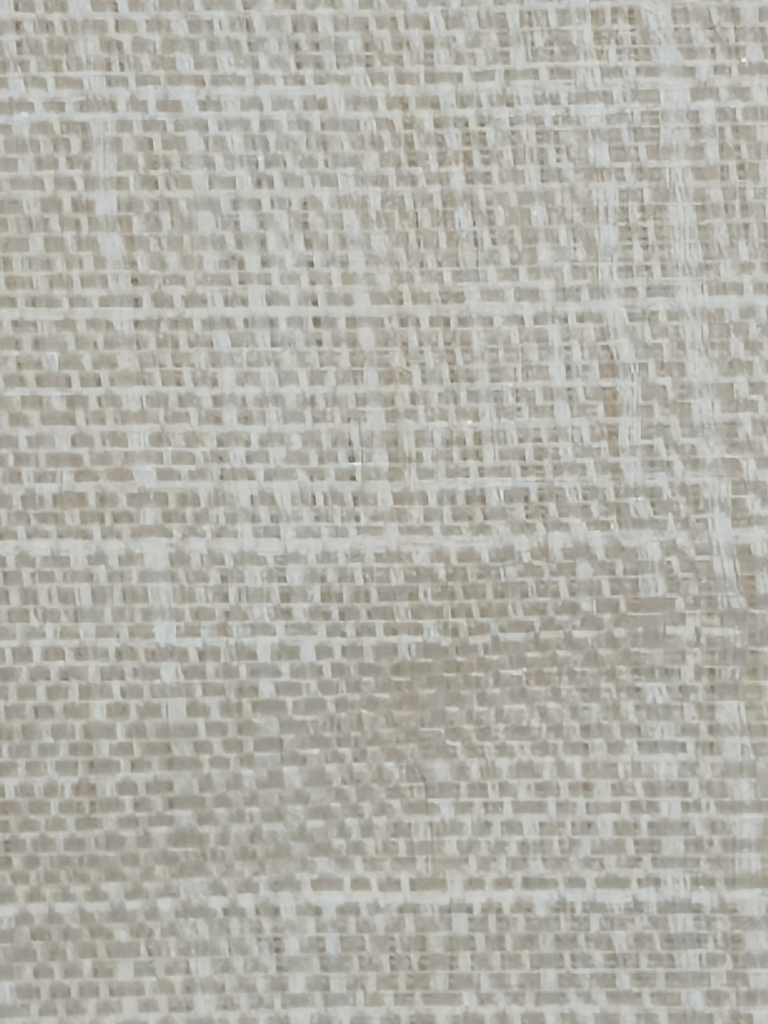
#> input picture Backend/dataset/cocoon/IMG_20260916_125820_1.jpg, 3072 x 4096 px (shown at 1/4 size); its folder holds only this picture in this run
$ python calibrate_camera_guidance.py
#> lines starting #> are read from the running program, lines starting #| are printed output that depends on the picture
#> in main, image is the input picture: PIL image 3072x4096 RGB; mean R, G, B 177.2, 176.1, 167.9
"""Measure the training photos with the same checks the phone camera guide uses.

The camera guide (Frontend/src/js/cameraGuidance.js) compares each live frame with
these numbers, so its "good distance" range matches the texture scale the CNN was
trained on. It does not measure physical distance.

Run from the project root:

    python "Backend/machine learning/calibrate_camera_guidance.py"

It prints per-class statistics, a zoom check (the same photos simulated closer and
farther), and suggested threshold values for CAMERA_GUIDANCE_CONFIG. Nothing is
modified.
"""

from __future__ import annotations

import sys
from pathlib import Path

import numpy as np
from PIL import Image

ROOT = Path(__file__).resolve().parents[2]
DATASET_DIR = ROOT / "Backend" / "dataset"
CLASSES = ["cocoon", "jusi", "pina"]

# Must match CAMERA_GUIDANCE_CONFIG.ANALYSIS_SIZE / GRID_CELLS / GLARE_LEVEL in JS.
ANALYSIS_SIZE = 224
GRID_CELLS = 4
GLARE_LEVEL = 250


def luma(image: Image.Image) -> np.ndarray:
    """Same 224x224 view as cameraGuidance.js: halve in steps, then a final resize."""
    image = image.convert("RGB")
    width, height = image.size
#> width = 3072; height = 4096
    while width > 2 * ANALYSIS_SIZE or height > 2 * ANALYSIS_SIZE:
        width = max(ANALYSIS_SIZE, round(width / 2))
        height = max(ANALYSIS_SIZE, round(height / 2))
        image = image.resize((width, height), Image.Resampling.BOX)
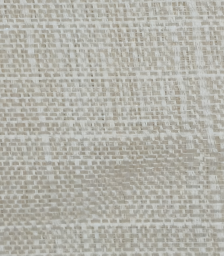
#> image: PIL image 224x256 RGB; mean R, G, B 179.1, 178, 169.7
    rgb = np.asarray(
        image.resize((ANALYSIS_SIZE, ANALYSIS_SIZE), Image.Resampling.BILINEAR),
        dtype=np.float32,
    )
    return 0.299 * rgb[..., 0] + 0.587 * rgb[..., 1] + 0.114 * rgb[..., 2]


def gradient_map(y: np.ndarray) -> np.ndarray:
    return np.abs(y[:-1, 1:] - y[:-1, :-1]) + np.abs(y[1:, :-1] - y[:-1, :-1])
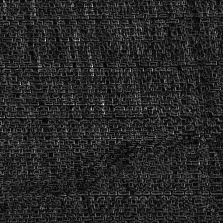
#> returned value: shape (223, 223) float32; min 0, max 97.8, mean 15.1; drawn with min black and max white


def measure(y: np.ndarray) -> dict:
    g = gradient_map(y)
    texture = float(g.mean())
#> texture = 15.14

    half = y.reshape(ANALYSIS_SIZE // 2, 2, ANALYSIS_SIZE // 2, 2).mean(axis=(1, 3))
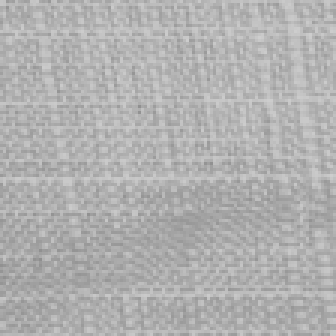
#> half: shape (112, 112) float32 (shown 3 times larger); min 143.8, max 206.6, mean 177.4
    coarse = float(gradient_map(half).mean())
#> in gradient_map (call 2), `return np.abs(y[:-1, 1:] - y[:-1, :-1]) + np.abs(y[1:, :-1] - y[:-1, :..`:
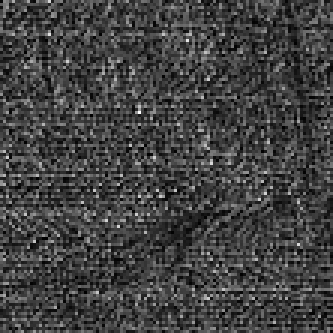
#> returned value: shape (111, 111) float32 (shown 3 times larger); min 0.0795, max 74.86, mean 19.4; drawn with min black and max white
#> coarse = 19.45
    scale = coarse / (2 * texture) if texture > 1e-6 else 0.0
#> scale = 0.642

    lap = (
        4 * y[1:-1, 1:-1] - y[:-2, 1:-1] - y[2:, 1:-1] - y[1:-1, :-2] - y[1:-1, 2:]
    )
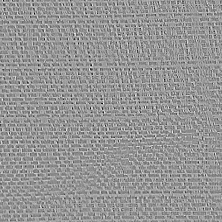
#> lap: shape (222, 222) float32; min -127.1, max 88.48, mean 0; drawn with min black and max white

    size = g.shape[0]
#> size = 223
    cells = []
    for row in range(GRID_CELLS):
        for col in range(GRID_CELLS):
            y0, y1 = row * size // GRID_CELLS, (row + 1) * size // GRID_CELLS
            x0, x1 = col * size // GRID_CELLS, (col + 1) * size // GRID_CELLS
            cells.append(float(g[y0:y1, x0:x1].mean()))
#> after the loop, cells = [15.62, 15.56, 16.15, 14.48, 15.97, 15.93, 16, 14.52, 15.72, 15.77, 14.75, 14.39, 14.36, 13.66, 14.83, 14.57]

    return {
        "brightness": float(y.mean()),
        "glare": float((y >= GLARE_LEVEL).mean()),
        "texture": texture,
        "scale": scale,
        "sharpness": float(lap.var()),
        "min_cell_texture": min(cells),
    }


def zoomed(image: Image.Image, factor: float) -> Image.Image:
    """Simulate the same textile photographed closer (>1) or farther (<1)."""
    width, height = image.size
    if factor >= 1:
        crop_w, crop_h = int(width / factor), int(height / factor)
        left, top = (width - crop_w) // 2, (height - crop_h) // 2
        return image.crop((left, top, left + crop_w, top + crop_h))
    tiles = int(np.ceil(1 / factor))
    small = image.resize((int(width * factor), int(height * factor)), Image.Resampling.LANCZOS)
    canvas = Image.new("RGB", (small.width * tiles, small.height * tiles))
    for row in range(tiles):
        for col in range(tiles):
            canvas.paste(small, (col * small.width, row * small.height))
    return canvas.crop((0, 0, width, height))


def percentiles(values: list[float]) -> str:
    p = np.percentile(values, [1, 5, 50, 95, 99])
    return "  ".join(f"p{q}={v:8.3f}" for q, v in zip([1, 5, 50, 95, 99], p))


def main() -> int:
    if hasattr(sys.stdout, "reconfigure"):
        sys.stdout.reconfigure(encoding="utf-8")

    rows: dict[str, list[dict]] = {name: [] for name in CLASSES}
    zoom_rows: dict[float, list[float]] = {0.5: [], 0.7: [], 1.0: [], 1.4: [], 2.0: []}

    for class_name in CLASSES:
        paths = sorted(
            p
            for p in (DATASET_DIR / class_name).iterdir()
            if p.suffix.lower() in {".jpg", ".jpeg", ".png"}
        )
        for index, path in enumerate(paths):
            with Image.open(path) as image:
                image = image.convert("RGB")
                rows[class_name].append(measure(luma(image)))
                if index % 5 == 0:
                    for factor in zoom_rows:
                        zoom_rows[factor].append(measure(luma(zoomed(image, factor)))["scale"])
#> this loop made 5 passes
#> pass 1, in luma (call 2), `image = image.convert("RGB")`:
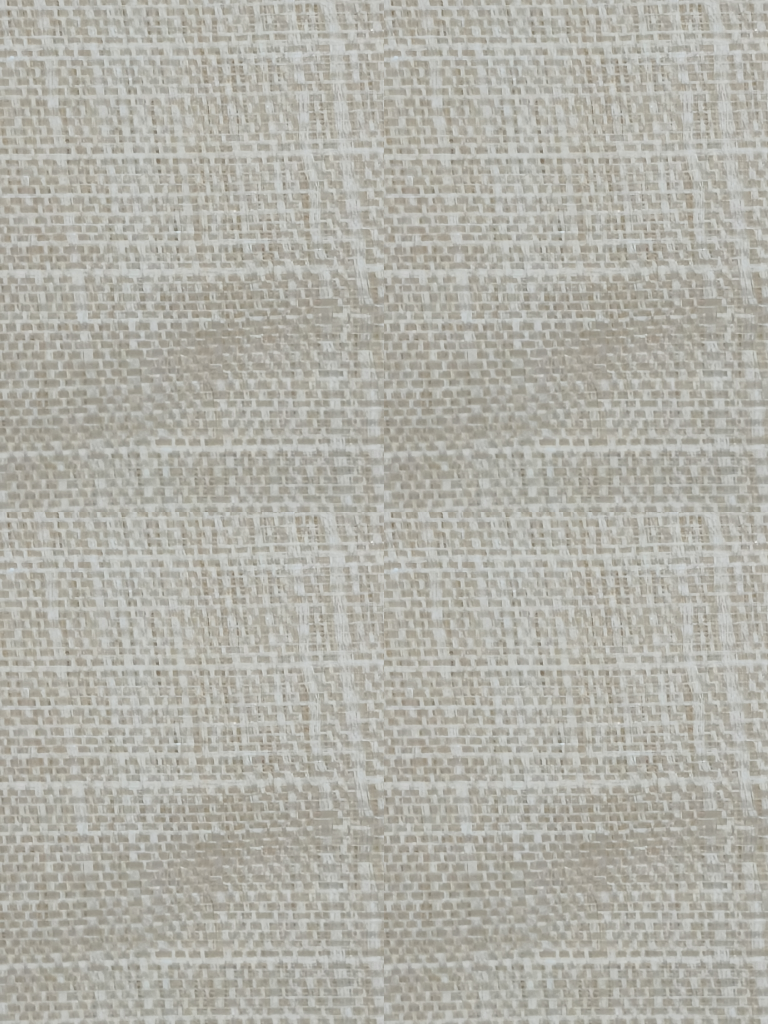
#> image: PIL image 3072x4096 RGB (shown at 1/4 size); mean R, G, B 177.2, 176.1, 167.9
#> pass 1, in luma (call 2), `rgb = np.asarray( image.resize((ANALYSIS_SIZE, ANALYSIS_SIZE), Image.R..`:
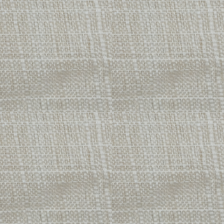
#> rgb: shape (224, 224, 3) float32; mean R, G, B 179.1, 178.1, 169.8
        print(f"Measured {len(paths)} {class_name} photos", flush=True)
#> pass 2 of the loop in main, `for class_name in CLASSES:`:
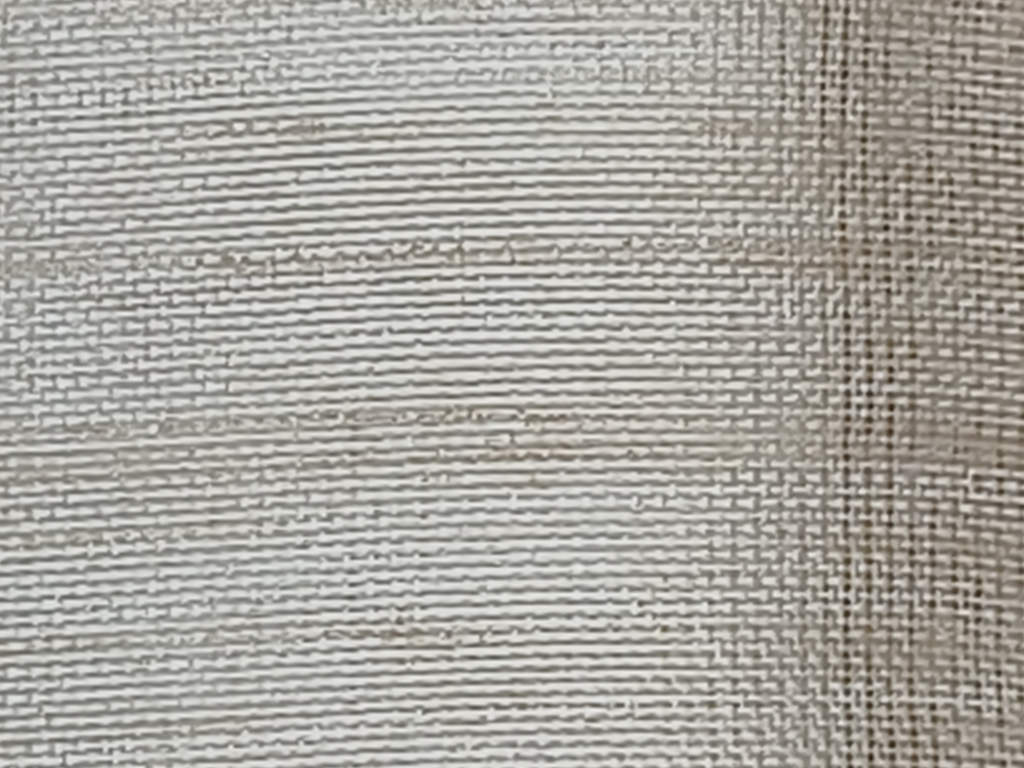
#> input picture Backend/dataset/jusi/IMG_20260916_124831.jpg, 4096 x 3072 px (shown at 1/4 size)
#> in main, image is the input picture: PIL image 4096x3072 RGB; mean R, G, B 168.8, 166.5, 159.8
#> texture = 44.58
#> coarse = 41.58
#> scale = 0.466
#> in measure (call 7), `lap = ( 4 * y[1:-1, 1:-1] - y[:-2, 1:-1] - y[2:, 1:-1] - y[1:-1, :-2] ..`:
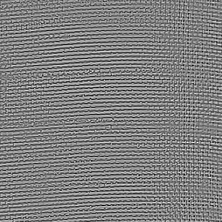
#> lap: shape (222, 222) float32; min -214, max 213.2, mean 0; drawn with min black and max white
#> after the loop in measure (call 7), `for row in range(GRID_CELLS):`: cells = [41.71, 43.29, 39.49, 39.2, 44.16, 52.27, 49.73, 42.03, 41.77, 45.1, 45.02, 42.87, 44.98, 48.53, 49.72, 43.06]
#> the loop in main, `for factor in zoom_rows:` made 5 passes
#> (texture in measure, coarse in measure, scale in measure) on passes 1 to 5: (38.22, 12.66, 0.166), (46.35, 20.15, 0.217), (44.58, 41.58, 0.466), (36.27, 48.51, 0.669), (30.57, 49.91, 0.816)
#> pass 1, in luma (call 8), `rgb = np.asarray( image.resize((ANALYSIS_SIZE, ANALYSIS_SIZE), Image.R..`:
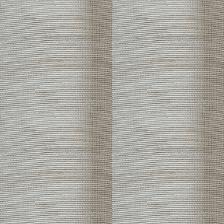
#> rgb: shape (224, 224, 3) float32; mean R, G, B 170.7, 168.5, 161.8

    everything = [row for class_rows in rows.values() for row in class_rows]
    for metric in ["scale", "sharpness", "brightness", "glare", "texture", "min_cell_texture"]:
        print(f"\n{metric}")
        for class_name in CLASSES:
            print(f"  {class_name:7s} {percentiles([r[metric] for r in rows[class_name]])}")
        print(f"  {'all':7s} {percentiles([r[metric] for r in everything])}")

    print("\nscale when the same photos are simulated closer/farther (median)")
    for factor, values in zoom_rows.items():
        label = "closer" if factor > 1 else ("farther" if factor < 1 else "as trained")
        print(f"  zoom {factor:>3}x ({label:10s}) scale={np.median(values):.3f}")

    scale = [r["scale"] for r in everything]
    sharp = [r["sharpness"] for r in everything]
    bright = [r["brightness"] for r in everything]
    good_min = np.percentile(scale, 1)
    good_max = min(np.percentile(scale, 99), 0.95)
    print("\nSuggested CAMERA_GUIDANCE_CONFIG values (almost every training photo is 'good'):")
    print(f"  SCALE_ADJUST_MIN: {good_min - 0.06:.2f}")
    print(f"  SCALE_GOOD_MIN: {good_min:.2f}")
    print(f"  SCALE_GOOD_MAX: {good_max:.2f}")
    print(f"  SCALE_ADJUST_MAX: {min(good_max + 0.08, 0.99):.2f}")
    # Live video frames are softer than the still photos measured here.
    print(f"  SHARPNESS_GOOD_MIN: {np.percentile(sharp, 1) * 0.4:.0f}")
    print(f"  SHARPNESS_MIN: {np.percentile(sharp, 1) * 0.2:.0f}")
    print(f"  dataset brightness p1..p99: {np.percentile(bright, 1):.0f} .. {np.percentile(bright, 99):.0f}")
    return 0


if __name__ == "__main__":
#> (the run stopped early here; a loop or call above may not have finished)
